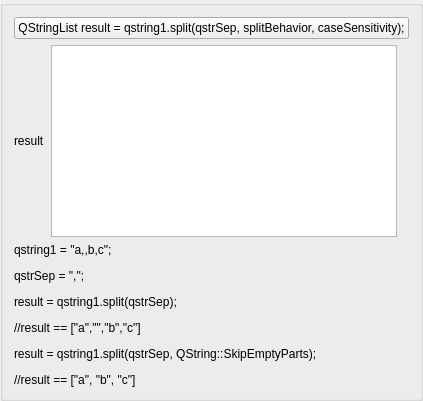
           <widget class="QGroupBox" name="groupBox_23">
            <property name="title">
             <string/>
            </property>
            <layout class="QGridLayout" name="gridLayout_22">
             <item row="2" column="1">
              <widget class="QListWidget" name="lwSplitResult"/>
             </item>
             <item row="2" column="0">
              <widget class="QLabel" name="label_40">
               <property name="text">
                <string>result</string>
               </property>
              </widget>
             </item>
             <item row="0" column="0" colspan="4">
              <widget class="QPushButton" name="pbSplit">
               <property name="text">
                <string>QStringList result = qstring1.split(qstrSep, splitBehavior, caseSensitivity);</string>
               </property>
              </widget>
             </item>
             <item row="5" column="0" colspan="3">
              <widget class="QLabel" name="label_42">
               <property name="text">
                <string>&lt;html&gt;&lt;head/&gt;&lt;body&gt;&lt;p&gt;qstring1 = &amp;quot;a,,b,c&amp;quot;;&lt;/p&gt;&lt;p&gt;qstrSep = &amp;quot;,&amp;quot;;&lt;/p&gt;&lt;p&gt;result = qstring1.split(qstrSep);&lt;/p&gt;&lt;p&gt;//result == [&amp;quot;a&amp;quot;,&amp;quot;&amp;quot;,&amp;quot;b&amp;quot;,&amp;quot;c&amp;quot;]&lt;/p&gt;&lt;p&gt;result = qstring1.split(qstrSep, QString::SkipEmptyParts);&lt;/p&gt;&lt;p&gt;//result == [&amp;quot;a&amp;quot;, &amp;quot;b&amp;quot;, &amp;quot;c&amp;quot;]&lt;/p&gt;&lt;/body&gt;&lt;/html&gt;</string>
               </property>
              </widget>
             </item>
            </layout>
           </widget>
